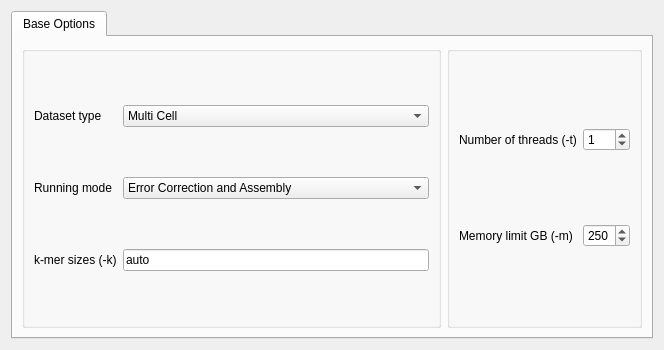
<?xml version="1.0" encoding="UTF-8"?>
<ui version="4.0">
 <class>SpadesSettings</class>
 <widget class="QWidget" name="SpadesSettings">
  <property name="geometry">
   <rect>
    <x>0</x>
    <y>0</y>
    <width>664</width>
    <height>350</height>
   </rect>
  </property>
  <property name="minimumSize">
   <size>
    <width>660</width>
    <height>350</height>
   </size>
  </property>
  <property name="windowTitle">
   <string>Form</string>
  </property>
  <layout class="QGridLayout" name="gridLayout_8">
   <item row="0" column="0">
    <widget class="QTabWidget" name="tabWidget">
     <property name="currentIndex">
      <number>0</number>
     </property>
     <widget class="QWidget" name="tab">
      <attribute name="title">
       <string>Base Options</string>
      </attribute>
      <layout class="QGridLayout" name="gridLayout_5">
       <item row="0" column="0">
        <widget class="QGroupBox" name="groupBox_0">
         <property name="title">
          <string/>
         </property>
         <layout class="QGridLayout" name="gridLayout_2">
          <item row="2" column="0">
           <widget class="QLabel" name="label_7">
            <property name="layoutDirection">
             <enum>Qt::LeftToRight</enum>
            </property>
            <property name="text">
             <string>Running mode</string>
            </property>
            <property name="alignment">
             <set>Qt::AlignLeading|Qt::AlignLeft|Qt::AlignVCenter</set>
            </property>
            <property name="margin">
             <number>5</number>
            </property>
           </widget>
          </item>
          <item row="2" column="1">
           <widget class="QComboBox" name="modeCombo">
            <item>
             <property name="text">
              <string>Error Correction and Assembly</string>
             </property>
            </item>
            <item>
             <property name="text">
              <string>Assembly only</string>
             </property>
            </item>
            <item>
             <property name="text">
              <string>Error correction only</string>
             </property>
            </item>
           </widget>
          </item>
          <item row="4" column="0">
           <widget class="QLabel" name="label_42">
            <property name="layoutDirection">
             <enum>Qt::LeftToRight</enum>
            </property>
            <property name="text">
             <string>k-mer sizes (-k)</string>
            </property>
            <property name="alignment">
             <set>Qt::AlignLeading|Qt::AlignLeft|Qt::AlignVCenter</set>
            </property>
            <property name="margin">
             <number>5</number>
            </property>
            <property name="buddy">
             <cstring>numThreadsSpinbox</cstring>
            </property>
           </widget>
          </item>
          <item row="1" column="0">
           <widget class="QLabel" name="label_9">
            <property name="layoutDirection">
             <enum>Qt::LeftToRight</enum>
            </property>
            <property name="text">
             <string>Dataset type</string>
            </property>
            <property name="alignment">
             <set>Qt::AlignLeading|Qt::AlignLeft|Qt::AlignVCenter</set>
            </property>
            <property name="margin">
             <number>5</number>
            </property>
           </widget>
          </item>
          <item row="4" column="1">
           <widget class="QLineEdit" name="kmerEdit">
            <property name="text">
             <string>auto</string>
            </property>
           </widget>
          </item>
          <item row="1" column="1">
           <widget class="QComboBox" name="typeCombo">
            <item>
             <property name="text">
              <string>Multi Cell</string>
             </property>
            </item>
            <item>
             <property name="text">
              <string>Single Cell</string>
             </property>
            </item>
           </widget>
          </item>
         </layout>
        </widget>
       </item>
       <item row="0" column="1">
        <widget class="QGroupBox" name="groupBox">
         <layout class="QGridLayout" name="gridLayout_3">
          <item row="1" column="0">
           <widget class="QLabel" name="label_43">
            <property name="layoutDirection">
             <enum>Qt::LeftToRight</enum>
            </property>
            <property name="text">
             <string>Memory limit GB (-m)</string>
            </property>
            <property name="alignment">
             <set>Qt::AlignLeading|Qt::AlignLeft|Qt::AlignVCenter</set>
            </property>
            <property name="margin">
             <number>5</number>
            </property>
            <property name="buddy">
             <cstring>numThreadsSpinbox</cstring>
            </property>
           </widget>
          </item>
          <item row="1" column="1">
           <widget class="QSpinBox" name="memlimitSpin">
            <property name="toolTip">
             <string>Number of threads</string>
            </property>
            <property name="maximum">
             <number>999</number>
            </property>
            <property name="value">
             <number>250</number>
            </property>
           </widget>
          </item>
          <item row="0" column="0">
           <widget class="QLabel" name="label_41">
            <property name="layoutDirection">
             <enum>Qt::LeftToRight</enum>
            </property>
            <property name="text">
             <string>Number of threads (-t)</string>
            </property>
            <property name="alignment">
             <set>Qt::AlignLeading|Qt::AlignLeft|Qt::AlignVCenter</set>
            </property>
            <property name="margin">
             <number>5</number>
            </property>
            <property name="buddy">
             <cstring>numThreadsSpinbox</cstring>
            </property>
           </widget>
          </item>
          <item row="0" column="1">
           <widget class="QSpinBox" name="numThreadsSpinbox">
            <property name="toolTip">
             <string>Number of threads</string>
            </property>
            <property name="maximum">
             <number>999</number>
            </property>
            <property name="value">
             <number>1</number>
            </property>
           </widget>
          </item>
         </layout>
        </widget>
       </item>
      </layout>
     </widget>
    </widget>
   </item>
  </layout>
 </widget>
 <resources/>
 <connections/>
</ui>
